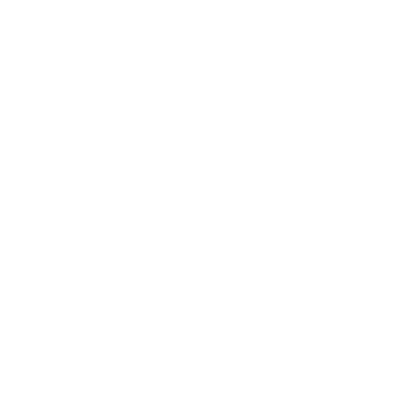
Frame 1 (no input)
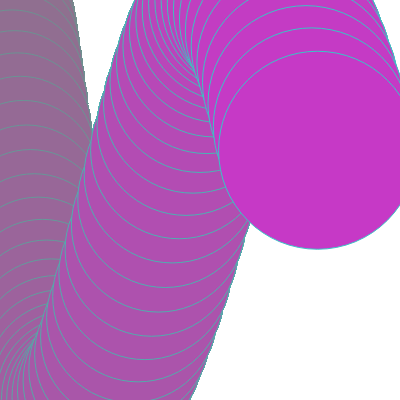
Frame 60 (no input)
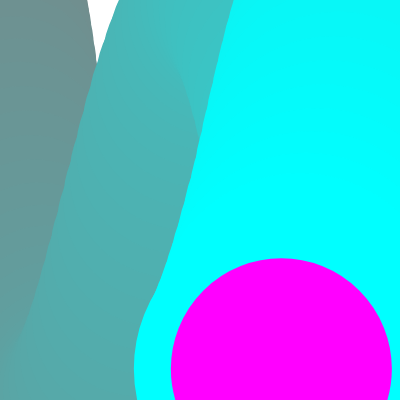
Frame 120 (the mouse pressed at the canvas centre since frame 60)

The p5.js sketch that drew these frames (run headless with seeded random() and noise() and a simulated clock; from frame 60 on, the mouse is pressed at the canvas centre):

// p5.js sketch
// ── sketch.js
var waveLengthOne = 25.0;
var waveLengthTwo = 90.0;
var pointCount = 140;
var angle = 0.0;
var angleTwo = 0.0;
var amplitude = 200;
var rate = 30;
var weight = 1;

function setup(){
  createCanvas(400,400);
  frameRate(rate);
}
function draw(){
  if(pointCount > 275){
    noLoop();
  }
  strokeWeight(weight);
  
  translate(width/2, height/2);
  beginShape();
  for(var i=140; i < pointCount; i++){
    fill(i, 255 - i, i);
    stroke(255 - i, i, i);
    if (i > 250 && i < 264) {
      weight += 1;
      strokeWeight(weight);
    }
    // waveLengthOne -= .002;
    angle = i / waveLengthOne * TWO_PI/2;
    var y = sin(angle)* amplitude;
  
    angleTwo = i / waveLengthTwo * TWO_PI/2;
    var x = sin(angleTwo)* amplitude;
    ellipse(x,y,i,i); 
  }
  endShape();
  pointCount++;
}
